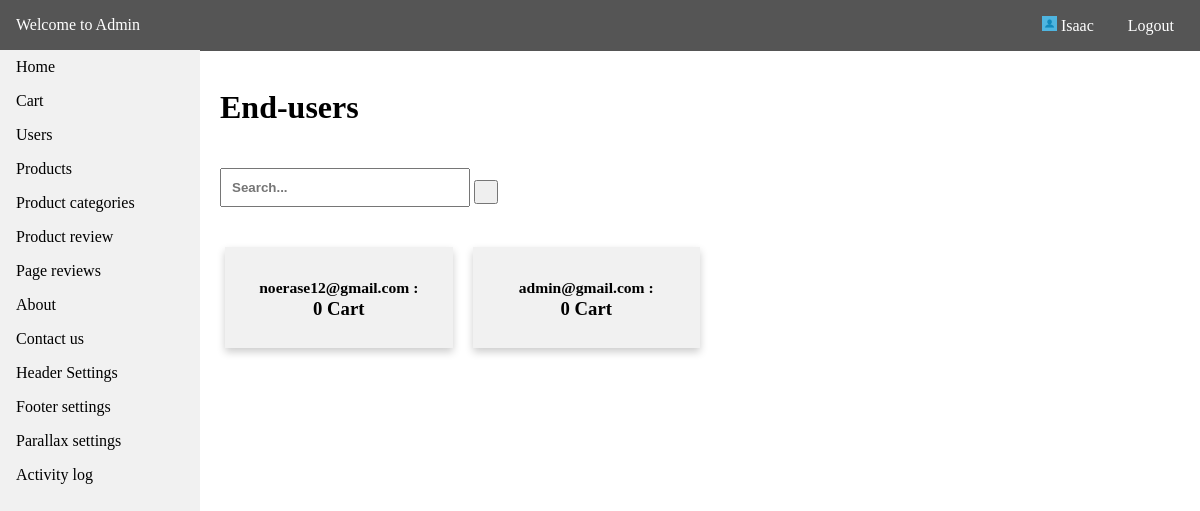
Screenshot of /admin/user.php (signed in) with the database file from the repository.
### tables this page shows
CREATE TABLE `tbl_menus` (
  `id` int(11) NOT NULL,
  `menu_name` varchar(255) NOT NULL,
  `menu_link` varchar(255) NOT NULL,
  `date_created` datetime NOT NULL DEFAULT CURRENT_TIMESTAMP
);

CREATE TABLE `tbl_user` (
  `id` int(11) NOT NULL,
  `username` varchar(255) NOT NULL,
  `password` varchar(255) NOT NULL,
  `image` varchar(255) NOT NULL,
  `firstname` varchar(255) NOT NULL,
  `lastname` varchar(255) NOT NULL,
  `birthdate` varchar(255) NOT NULL,
  `date_created` datetime NOT NULL DEFAULT CURRENT_TIMESTAMP
);

### api/dbh.php (called while the page is built, shortened)
<?php
class dbh {
    public function __construct() {
        $this->servername = HOST;
        $this->username = USER;
        $this->password = PASS;
        $this->dbname = DBNAME;
        $this->conn = mysqli_connect($this->servername,$this->username,$this->password,$this->dbname);
    }
}
?>

### config.php (called while the page is built, shortened)
<?php
include API.'dbh.php';
include API.'User.php';
include API.'viewUser.php';
$viewUser = new ViewUser;
?>

### api/viewUser.php (called while the page is built, shortened)
<?php
class ViewUser extends User {
    public function get_data($get_table) {
        $query = "SELECT * FROM ".$get_table." ORDER BY id DESC";
        $res = mysqli_query($this->conn,$query);
        return $res;
    }
    public function get_query($query) {
        $res = mysqli_query($this->conn,$query);
        return $res;
    }
}
?>

### admin/user.php (the view, shortened to what this page needs)
<?php
include '../config.php';
?>
<!DOCTYPE html>
<html>
<head>
    <link rel="stylesheet" type="text/css" media="screen" href="admin_css/main.css" />
</head>
<body>
<?php
include 'require/nav.php';
?>
<div class="container">
    <br>
<h1><a style="text-decoration:none;color:#000;" href="<?php echo ADMIN_URL.'user.php';?>">End-users</a></h1>
    <div class="search">
      <form method="GET">
        <input style="margin-top:20px;" type="text" placeholder="Search..." name="query">
        <button type="submit" name="searchbtn"><i class="fa fa-search"></i></button>
      </form>
    </div>
    <div class="content">
        <div class="row">
        <?php
        if (isset($_GET['query']) && isset($_GET['searchbtn'])) {
            $term = $_GET['query'];
            $table = "tbl_user";
            $search = "username";
            $result = $viewUser->search($term,$table,$search);
            $num_result = $result->num_rows;
            if ($num_result > 0) {
                    if ($num_result > 1)
                    {
                      $item = "items";
                    }
                    else {
                      $item = "item";
                    }
                    echo '<h3 style="color:green;">Results: "'.$term.'" ('.$num_result.' '.$item.')</h3>';
                    while ($row = $result->fetch_assoc()) {
                        $title = $row['username'];
                        $name = $row['firstname'];
                        $id = $row['id'];
                        $table2 = "SELECT * FROM tbl_cart WHERE `customer_name`='$name'";
                        $res2 = $viewUser->get_query($table2);
                        $num = $res2->num_rows;
                    ?>
                    <div class="column">
                        <a href="users_info.php?id=<?php echo $id;?>">
                            <div class="card">
                                <h3><small><?php echo $title;?> :</small> <br><?php echo $num; ?> Cart</h3>
                            </div>
                        </a>
                    </div>
                    <?php
                }
            }
        }
        else {
            $table = "tbl_user";
            $res = $viewUser->get_data($table);
            while ($row = $res->fetch_assoc()) {
                $title = $row['username'];
                $name = $row['firstname'];
                $id = $row['id'];
            $table2 = "SELECT * FROM tbl_cart WHERE `customer_name`='$name'";
            $res2 = $viewUser->get_query($table2);
            $num = $res2->num_rows;
        ?>
            <div class="column">
            <a href="users_info.php?id=<?php echo $id;?>">
                    <div class="card">
                        <h3><small><?php echo $title;?> :</small> <br><?php echo $num; ?> Cart</h3>
                    </div>
                    </a>
            </div>
        <?php
        }
        }
        ?>
    </div>
    </div>
</div>
</body>
</html>

### admin/require/nav.php (shortened to what this page needs)
<div class="header">
    <p><a style="color:#fff;text-decoration:none;" href="<?php echo ADMIN_URL.'home.php';?>">Welcome to Admin</a></p>
    <div class="head-content">
        <p style="cursor:pointer;"><img src="<?php echo BASE_URL; ?>image/sample-image.jpg" style="height:15px;width:15px;" alt=""> <?php echo $_SESSION["admin"]; ?></p>
        <p><a style="color:#fff;text-decoration:none;" href="<?php echo ADMIN_URL.'logout.php';?>">Logout</a></p>
    </div>
</div>
<nav class="navi">
    <ul>
        <li><a href="<?php echo ADMIN_URL.'home.php';?>">Home</a></li>
    <?php
        $tbl = "SELECT * FROM tbl_menus";
        $res = $viewUser->get_query($tbl);
        while($row = $res->fetch_assoc()) {
            $menu = $row['menu_name'];
            $link = $row['menu_link'];
    ?>
        <li><a href="<?php echo ADMIN_URL.$link.'.php'; ?>"><?php echo ucfirst($menu); ?></a></li>
    <?php
        }
    ?>
    </ul>
</nav>

### admin/admin_css/main.css (style rules this page uses)
html { scroll-behavior: smooth; }
* { box-sizing: border-box; }
body { margin: 0; font-family: Cambria, Cochin, Georgia, Times, 'Times New Roman', serif; }
ul { list-style-type: none; margin: 0; padding: 0; width: 200px; top: 50px; background-color: #f1f1f1; position: fixed; height: 100%; overflow: auto; }
li a { display: block; color: #000; padding: 8px 16px; text-decoration: none; }
.header { background-color: #555; color:white; display: inline-block; width: 100%; position:fixed; top:0; padding: 16px; }
.header p { display: inline; }
.container { margin-top: 50px; margin-left: 220px; }
.content { margin-top: 20px; }
.head-content { float:right; }
.head-content p { margin-left: 10px; padding: 10px; }
.column { float: left; width: 25%; margin-top: 20px; padding: 0 10px; }
.row { margin: 0 -5px; }
.row:after { content: ""; display: table; clear: both; }
.search input[type=text] { width: 250px; padding: 10px; font-weight: bold; }
.search button[type=submit] { padding: 10px; }
.card { box-shadow: 0 4px 8px 0 rgba(0, 0, 0, 0.2); padding: 10px; text-align: center; background-color: #f1f1f1; }
.column a { text-decoration: none; color: #000000; }

### rows the page displays
tbl_menus: menu_name "Cart"
tbl_menus: menu_name "Users"
tbl_menus: menu_name "Products"
tbl_menus: menu_name "Product categories"
tbl_menus: menu_name "Product review"
tbl_menus: menu_name "Page reviews"
tbl_menus: menu_name "About"
tbl_menus: menu_name "Contact us"
tbl_menus: menu_name "Header Settings"
tbl_menus: menu_name "Footer settings"
tbl_menus: menu_name "Parallax settings"
tbl_menus: menu_name "Activity log"
tbl_user: username "noerase12@gmail.com", num "0"
tbl_user: username "admin@gmail.com", num "0"

### other values shown
$_SESSION["admin"] "Isaac"
